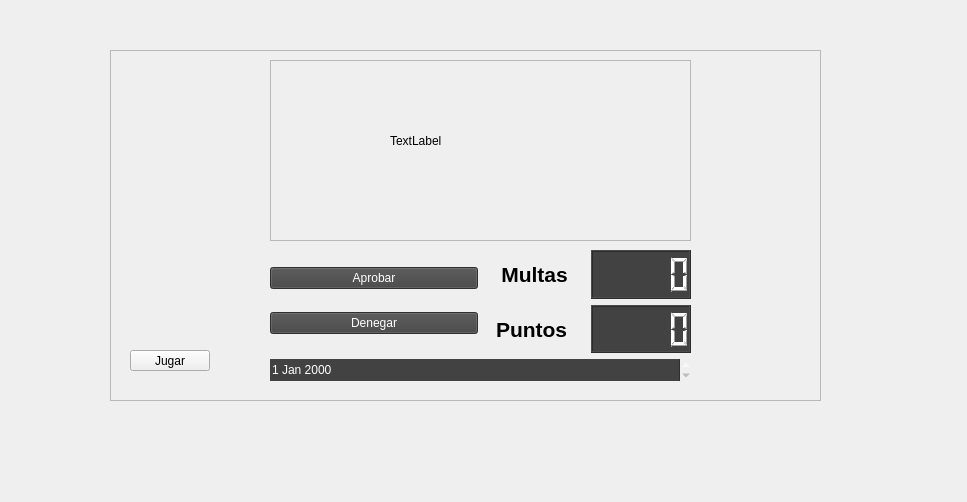
<?xml version="1.0" encoding="UTF-8"?>
<ui version="4.0">
 <class>MainWindow</class>
 <widget class="QMainWindow" name="MainWindow">
  <property name="geometry">
   <rect>
    <x>0</x>
    <y>0</y>
    <width>967</width>
    <height>502</height>
   </rect>
  </property>
  <property name="windowTitle">
   <string>PaperPlease</string>
  </property>
  <property name="styleSheet">
   <string notr="true"/>
  </property>
  <widget class="QWidget" name="centralwidget">
   <widget class="QFrame" name="frame">
    <property name="geometry">
     <rect>
      <x>110</x>
      <y>50</y>
      <width>711</width>
      <height>351</height>
     </rect>
    </property>
    <property name="styleSheet">
     <string notr="true"/>
    </property>
    <property name="frameShape">
     <enum>QFrame::StyledPanel</enum>
    </property>
    <property name="frameShadow">
     <enum>QFrame::Raised</enum>
    </property>
    <widget class="QWidget" name="verticalLayoutWidget_5">
     <property name="geometry">
      <rect>
       <x>160</x>
       <y>200</y>
       <width>421</width>
       <height>131</height>
      </rect>
     </property>
     <layout class="QVBoxLayout" name="verticalLayout_5">
      <item>
       <layout class="QHBoxLayout" name="horizontalLayout_3">
        <item>
         <layout class="QVBoxLayout" name="verticalLayout">
          <item>
           <widget class="QPushButton" name="aprobar1">
            <property name="styleSheet">
             <string notr="true">background-color: rgb(66, 66, 66);
color: rgb(255, 255, 255);</string>
            </property>
            <property name="text">
             <string>Aprobar</string>
            </property>
           </widget>
          </item>
          <item>
           <widget class="QPushButton" name="denegar1">
            <property name="styleSheet">
             <string notr="true">background-color: rgb(66, 66, 66);
color: rgb(255, 255, 255);</string>
            </property>
            <property name="text">
             <string>Denegar</string>
            </property>
           </widget>
          </item>
         </layout>
        </item>
        <item>
         <layout class="QHBoxLayout" name="horizontalLayout_2">
          <item>
           <layout class="QVBoxLayout" name="verticalLayout_2">
            <item>
             <layout class="QVBoxLayout" name="verticalLayout_4">
              <item>
               <widget class="QLabel" name="label_3">
                <property name="font">
                 <font>
                  <pointsize>16</pointsize>
                  <bold>true</bold>
                 </font>
                </property>
                <property name="layoutDirection">
                 <enum>Qt::LeftToRight</enum>
                </property>
                <property name="text">
                 <string>Multas</string>
                </property>
                <property name="alignment">
                 <set>Qt::AlignCenter</set>
                </property>
               </widget>
              </item>
              <item>
               <widget class="QLabel" name="label_2">
                <property name="font">
                 <font>
                  <pointsize>16</pointsize>
                  <bold>true</bold>
                 </font>
                </property>
                <property name="layoutDirection">
                 <enum>Qt::LeftToRight</enum>
                </property>
                <property name="text">
                 <string>Puntos </string>
                </property>
                <property name="alignment">
                 <set>Qt::AlignCenter</set>
                </property>
               </widget>
              </item>
             </layout>
            </item>
           </layout>
          </item>
          <item>
           <layout class="QVBoxLayout" name="verticalLayout_3">
            <item>
             <widget class="QLCDNumber" name="lcdNumber_3">
              <property name="styleSheet">
               <string notr="true">color: rgb(255, 255, 255);
background-color: rgb(66, 66, 66);</string>
              </property>
             </widget>
            </item>
            <item>
             <widget class="QLCDNumber" name="lcdNumber_2">
              <property name="styleSheet">
               <string notr="true">color: rgb(255, 255, 255);
background-color: rgb(66, 66, 66);</string>
              </property>
             </widget>
            </item>
           </layout>
          </item>
         </layout>
        </item>
       </layout>
      </item>
      <item>
       <widget class="QDateEdit" name="dateEdit">
        <property name="enabled">
         <bool>true</bool>
        </property>
        <property name="styleSheet">
         <string notr="true">background-color: rgb(66, 66, 66);
color: rgb(255, 255, 255);</string>
        </property>
        <property name="inputMethodHints">
         <set>Qt::ImhNone</set>
        </property>
        <property name="wrapping">
         <bool>false</bool>
        </property>
        <property name="frame">
         <bool>false</bool>
        </property>
        <property name="keyboardTracking">
         <bool>false</bool>
        </property>
        <property name="timeSpec">
         <enum>Qt::UTC</enum>
        </property>
       </widget>
      </item>
     </layout>
    </widget>
    <widget class="QPushButton" name="Jugar">
     <property name="geometry">
      <rect>
       <x>20</x>
       <y>300</y>
       <width>80</width>
       <height>21</height>
      </rect>
     </property>
     <property name="text">
      <string>Jugar</string>
     </property>
    </widget>
    <widget class="QFrame" name="frame_2">
     <property name="geometry">
      <rect>
       <x>160</x>
       <y>10</y>
       <width>421</width>
       <height>181</height>
      </rect>
     </property>
     <property name="frameShape">
      <enum>QFrame::StyledPanel</enum>
     </property>
     <property name="frameShadow">
      <enum>QFrame::Raised</enum>
     </property>
     <widget class="QLabel" name="labelDatosPersona">
      <property name="geometry">
       <rect>
        <x>120</x>
        <y>50</y>
        <width>151</width>
        <height>61</height>
       </rect>
      </property>
      <property name="text">
       <string>TextLabel</string>
      </property>
     </widget>
    </widget>
   </widget>
  </widget>
 </widget>
 <resources/>
 <connections/>
</ui>
